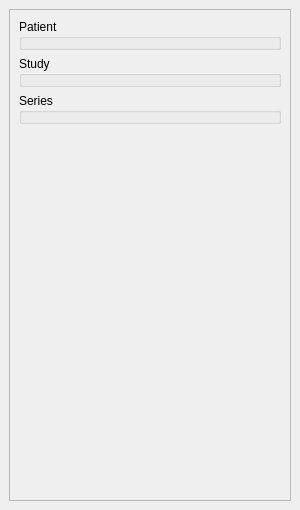
<?xml version="1.0" encoding="UTF-8"?>
<ui version="4.0">
 <class>UiOctInformations</class>
 <widget class="QDockWidget" name="UiOctInformations">
  <property name="geometry">
   <rect>
    <x>0</x>
    <y>0</y>
    <width>300</width>
    <height>510</height>
   </rect>
  </property>
  <property name="windowTitle">
   <string>Oct informations</string>
  </property>
  <widget class="QWidget" name="dockWidgetContents">
   <layout class="QVBoxLayout" name="verticalLayout">
    <item>
     <widget class="QScrollArea" name="scrollArea">
      <property name="horizontalScrollBarPolicy">
       <enum>Qt::ScrollBarAsNeeded</enum>
      </property>
      <property name="widgetResizable">
       <bool>true</bool>
      </property>
      <widget class="QWidget" name="scrollAreaWidgetContents">
       <property name="geometry">
        <rect>
         <x>0</x>
         <y>0</y>
         <width>278</width>
         <height>468</height>
        </rect>
       </property>
       <layout class="QVBoxLayout" name="verticalLayout_2">
        <item>
         <widget class="QGroupBox" name="groupBoxPatient">
          <property name="title">
           <string>Patient</string>
          </property>
         </widget>
        </item>
        <item>
         <widget class="QGroupBox" name="groupBoxStudy">
          <property name="title">
           <string>Study</string>
          </property>
         </widget>
        </item>
        <item>
         <widget class="QGroupBox" name="groupBoxSeries">
          <property name="title">
           <string>Series</string>
          </property>
         </widget>
        </item>
        <item>
         <spacer name="verticalSpacer">
          <property name="orientation">
           <enum>Qt::Vertical</enum>
          </property>
          <property name="sizeHint" stdset="0">
           <size>
            <width>20</width>
            <height>287</height>
           </size>
          </property>
         </spacer>
        </item>
       </layout>
      </widget>
     </widget>
    </item>
   </layout>
  </widget>
 </widget>
 <resources/>
 <connections/>
</ui>
